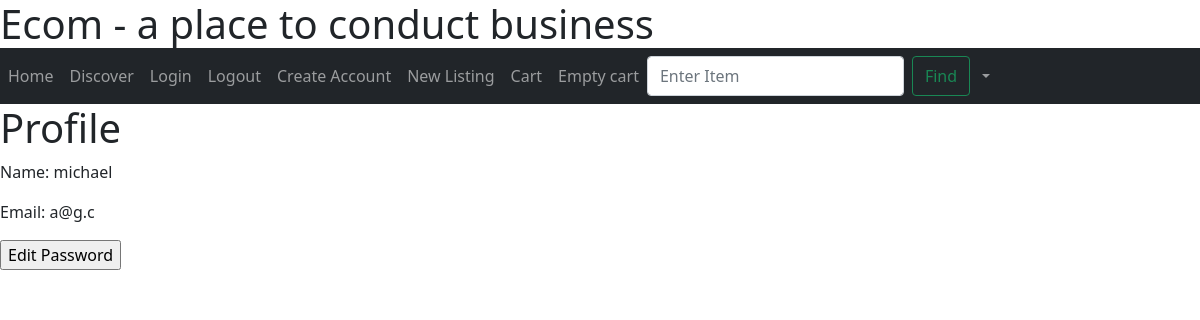
The app's page /profile (signed in), older data.
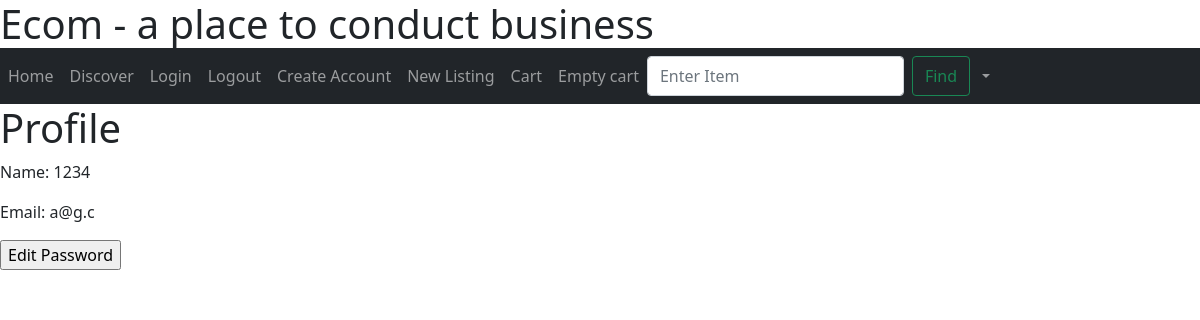
The same page, newer data.
### app/models.py (models this page shows, shortened)
class User(UserMixin, db.Model):
    id = db.Column(db.Integer, primary_key=True)
    name = db.Column(db.String(64))
    email = db.Column(db.String(64))
    password1 = db.Column(db.String(128))
    posts = db.relationship('Post', backref='User')
    cart = db.relationship('Cart', back_populates='user')

### app/routes.py (the view)
@myapp_obj.route('/profile', methods=['GET','POST'])
@login_required
def profile():
    form = ProfileForm()
    if 'Edit Password' in request.form:
        return redirect(url_for('editPassword'))
    return render_template("/profile.html", form=form)

### app/models.py
class ProfileForm(FlaskForm):
    name = StringField('Name', validators=[DataRequired()])
    password = PasswordField('Password', validators=[DataRequired()])

class SearchForm(FlaskForm):
    searched = StringField("Searched", validators=[DataRequired()])
    submit = SubmitField("Submit")

### app/__init__.py (called while the page is built)
@login.user_loader
def load_user(id):
    return User.query.get(int(id))

### app/routes.py (called while the page is built)
@myapp_obj.context_processor
def base():
    form = SearchForm()
    return dict(form=form)

### app/templates/profile.html (shortened to what this page needs)
{% extends "base.html" %}
{% block sign_up %}
    <table>
	<h1>Profile</h1>
	<p>Name: {{ current_user.name }}</p>
	<p>Email: {{ current_user.email }}</p>
    </table>
    <form action ="" method="post" novalidate>
        <input type="submit" name="Edit Password" value="Edit Password">
    </form>
{% endblock sign_up %}

Row changes from the older to the newer data that the page shows:
changed User: name "michael" → "1234"
